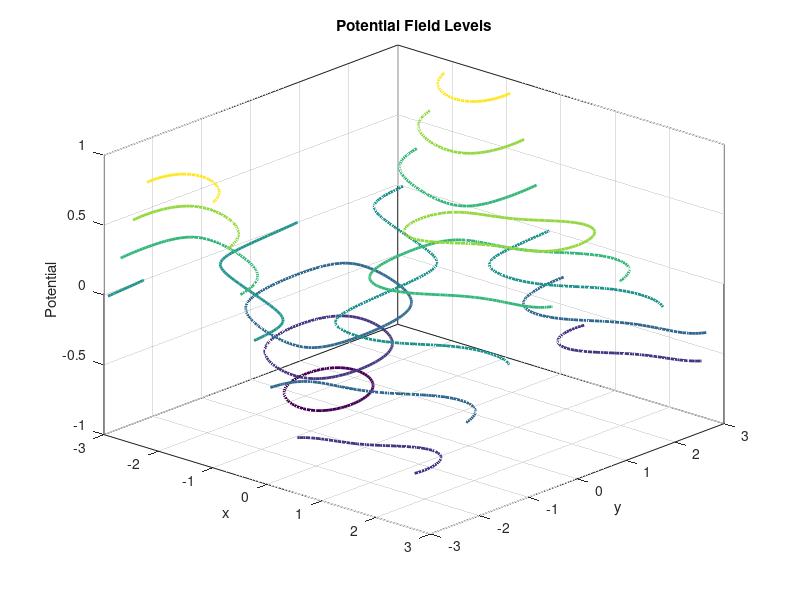

The MATLAB source for this figure:
[X, Y] = meshgrid(linspace(-3, 3, 100), linspace(-3, 3, 100));
Z = sin(X).*cos(Y) + 0.25*cos(2*X + Y);
levels = [-0.9 -0.6 -0.3 0 0.3 0.6 0.9];

contour3(X, Y, Z, levels, 'LineWidth', 2);
title('Potential Field Levels');
xlabel('x');
ylabel('y');
zlabel('Potential');
view(42, 28);
grid on;
